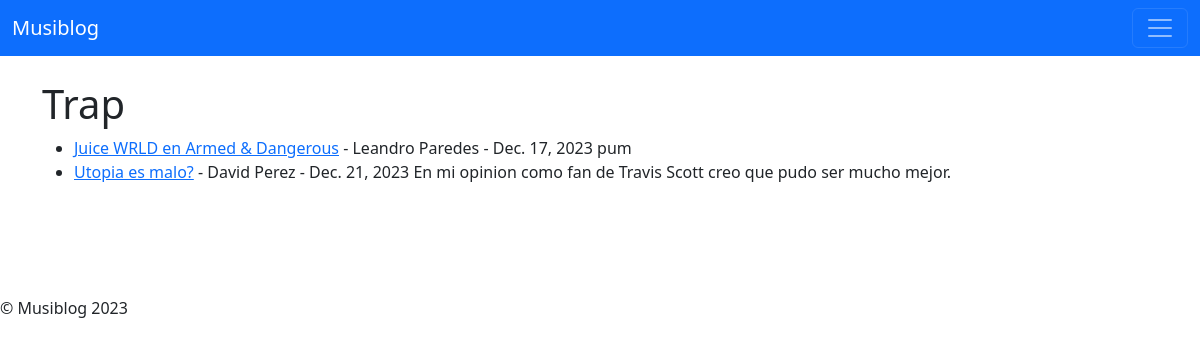
Page /categories/Trap/ on the committed database.
### musiblog/models.py (models this page shows, shortened)
class Post(models.Model):
    titulo= models.CharField(max_length=255)
    header_image = models.ImageField(null=True, blank=True, upload_to='images/')
    titulo_tag= models.CharField(max_length=255)
    subtitle = models.CharField(max_length=255)
    body = models.TextField()
    autor = models.ForeignKey(User, on_delete=models.CASCADE)
    fecha_post = models.DateField(auto_now_add=True)
    category= models.CharField(max_length=255, default='music')

### musiblog/views.py (the view)
# urls.py: path('categories/<str:music>/', CategoryView, name='categorias'),
def CategoryView(request, music):
    category_posts = Post.objects.filter(category=music)
    return render(request, 'categorias.html', {'music':music, 'category_posts':category_posts})

### musiblog/templates/categorias.html (shortened to what this page needs)
{% extends 'base.html' %}
{% block content %}
{% if category_posts %}
<h1>{{ music }}</h1>
<ul>
{% for post in category_posts %}
       <li><a href="{% url 'blog-detalle' post.pk %}">
       {{ post.titulo }}</a>
            - {{ post.autor.first_name }}
            {{ post.autor.last_name}} - {{ post.fecha_post }}
                {{ post.body|slice:':200'  }}</li>
    {% endfor%}
{% else %}
    <h2>Acceso denegado</h2>
{% endif %}
{% endblock %}

### rows in the picture
Post: titulo "Juice WRLD en Armed & Dangerous", autor.first_name "Leandro", autor.last_name "Paredes", fecha_post "Dec. 17, 2023", body "pum"
Post: titulo "Utopia es malo?", autor.first_name "David", autor.last_name "Perez", fecha_post "Dec. 21, 2023", body "En mi opinion como fan de Travis Scott creo que pudo ser mucho mejor."

### other values in the picture
{{ music }} "Trap"
